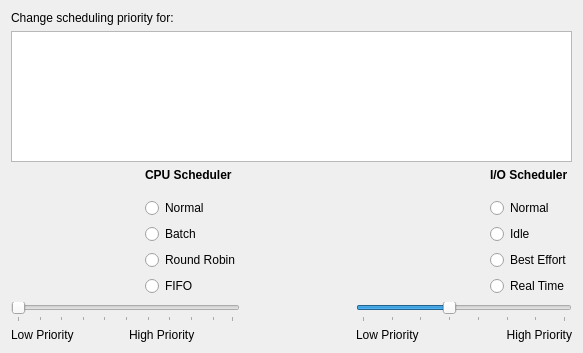
<ui version="4.0" >
 <class>ReniceDlgUi</class>
 <widget class="QWidget" name="ReniceDlgUi" >
  <property name="geometry" >
   <rect>
    <x>0</x>
    <y>0</y>
    <width>583</width>
    <height>353</height>
   </rect>
  </property>
  <layout class="QVBoxLayout" >
   <item>
    <widget class="QLabel" name="lblMessage1" >
     <property name="text" >
      <string>Change scheduling priority for:</string>
     </property>
     <property name="alignment" >
      <set>Qt::AlignVCenter</set>
     </property>
     <property name="wordWrap" >
      <bool>true</bool>
     </property>
    </widget>
   </item>
   <item>
    <widget class="QListWidget" name="listWidget" >
     <property name="sizePolicy" >
      <sizepolicy vsizetype="Preferred" hsizetype="Preferred" >
       <horstretch>0</horstretch>
       <verstretch>1</verstretch>
      </sizepolicy>
     </property>
     <property name="contextMenuPolicy" >
      <enum>Qt::NoContextMenu</enum>
     </property>
     <property name="selectionMode" >
      <enum>QAbstractItemView::NoSelection</enum>
     </property>
     <property name="uniformItemSizes" >
      <bool>true</bool>
     </property>
    </widget>
   </item>
   <item>
    <layout class="QGridLayout" >
     <item row="0" column="0" >
      <widget class="QLabel" name="imgCPU" >
       <property name="minimumSize" >
        <size>
         <width>128</width>
         <height>128</height>
        </size>
       </property>
       <property name="maximumSize" >
        <size>
         <width>128</width>
         <height>128</height>
        </size>
       </property>
       <property name="text" >
        <string/>
       </property>
       <property name="textFormat" >
        <enum>Qt::AutoText</enum>
       </property>
       <property name="pixmap" >
        <pixmap/>
       </property>
      </widget>
     </item>
     <item row="0" column="1" >
      <layout class="QVBoxLayout" >
       <item>
        <widget class="QLabel" name="label" >
         <property name="font" >
          <font>
           <weight>75</weight>
           <bold>true</bold>
          </font>
         </property>
         <property name="text" >
          <string>CPU Scheduler</string>
         </property>
         <property name="alignment" >
          <set>Qt::AlignLeading|Qt::AlignLeft|Qt::AlignTop</set>
         </property>
        </widget>
       </item>
       <item>
        <widget class="QRadioButton" name="radioNormal" >
         <property name="toolTip" >
          <string>&lt;html>&lt;head>&lt;meta name="qrichtext" content="1" />&lt;style type="text/css">
p, li { white-space: pre-wrap; }
&lt;/style>&lt;/head>&lt;body style=" font-family:'Sans Serif'; font-size:9pt; font-weight:400; font-style:normal;">
&lt;p style=" margin-top:0px; margin-bottom:0px; margin-left:0px; margin-right:0px; -qt-block-indent:0; text-indent:0px;">The standard time-sharing scheduler for processes without special requirements.&lt;/p>&lt;/body>&lt;/html></string>
         </property>
         <property name="whatsThis" >
          <string>&lt;html>&lt;head>&lt;meta name="qrichtext" content="1" />&lt;style type="text/css">
p, li { white-space: pre-wrap; }
&lt;/style>&lt;/head>&lt;body style=" font-family:'Sans Serif'; font-size:9pt; font-weight:400; font-style:normal;">
&lt;p style=" margin-top:0px; margin-bottom:0px; margin-left:0px; margin-right:0px; -qt-block-indent:0; text-indent:0px;">&lt;span style=" font-weight:600;">Normal Scheduling: Default Linux time-sharing  (Other)&lt;/span>&lt;/p>
&lt;p style=" margin-top:0px; margin-bottom:0px; margin-left:0px; margin-right:0px; -qt-block-indent:0; text-indent:0px; font-weight:600;">Normal&lt;span style=" font-weight:400;"> is the standard Linux time-sharing scheduler that is intended for all processes that do not  require special static priority real-time mechanisms. The process to run is chosen from the list of other&lt;/span> Normal&lt;span style=" font-weight:400;"> or &lt;/span>Batch&lt;span style=" font-weight:400;"> processes based on a dynamic priority that is determined only inside this list. The dynamic priority is based on the priority level given and increased for each time-quantum the process is ready to run, but denied to run by the scheduler. This ensures fair progress among all Normal processes.&lt;/span>&lt;/p>&lt;/body>&lt;/html></string>
         </property>
         <property name="text" >
          <string>Normal</string>
         </property>
        </widget>
       </item>
       <item>
        <widget class="QRadioButton" name="radioBatch" >
         <property name="toolTip" >
          <string>&lt;html>&lt;head>&lt;meta name="qrichtext" content="1" />&lt;style type="text/css">
p, li { white-space: pre-wrap; }
&lt;/style>&lt;/head>&lt;body style=" font-family:'Sans Serif'; font-size:9pt; font-weight:400; font-style:normal;">
&lt;p style=" margin-top:0px; margin-bottom:0px; margin-left:0px; margin-right:0px; -qt-block-indent:0; text-indent:0px;">For CPU-intensive non-interactive processes.  Process is mildly disfavored in scheduling decisions.&lt;/p>&lt;/body>&lt;/html></string>
         </property>
         <property name="whatsThis" >
          <string>&lt;html>&lt;head>&lt;meta name="qrichtext" content="1" />&lt;style type="text/css">
p, li { white-space: pre-wrap; }
&lt;/style>&lt;/head>&lt;body style=" font-family:'Sans Serif'; font-size:9pt; font-weight:400; font-style:normal;">
&lt;p style=" margin-top:0px; margin-bottom:0px; margin-left:0px; margin-right:0px; -qt-block-indent:0; text-indent:0px;">&lt;span style=" font-weight:600;">Batch Scheduling&lt;/span>&lt;/p>
&lt;p style=" margin-top:0px; margin-bottom:0px; margin-left:0px; margin-right:0px; -qt-block-indent:0; text-indent:0px; font-weight:600;">&lt;span style=" font-weight:400; font-style:italic;">(Since Linux 2.6.16.)&lt;/span>&lt;span style=" font-weight:400;"> This policy is similar to &lt;/span>Normal&lt;span style=" font-weight:400;">, except that this policy will cause the scheduler to always assume that the process is CPU-intensive.  Consequently, the scheduler will apply a small scheduling penalty so that this process is mildly disfavored in scheduling decisions. This policy is useful for workloads that are non-interactive, but do not want to lower their nice value, and for workloads that want a deterministic scheduling policy without interactivity causing extra preemptions (between the workload's tasks).&lt;/span>&lt;/p>&lt;/body>&lt;/html></string>
         </property>
         <property name="text" >
          <string>Batch</string>
         </property>
        </widget>
       </item>
       <item>
        <widget class="QRadioButton" name="radioRR" >
         <property name="toolTip" >
          <string>&lt;html>&lt;head>&lt;meta name="qrichtext" content="1" />&lt;style type="text/css">
p, li { white-space: pre-wrap; }
&lt;/style>&lt;/head>&lt;body style=" font-family:'Sans Serif'; font-size:9pt; font-weight:400; font-style:normal;">
&lt;p style=" margin-top:0px; margin-bottom:0px; margin-left:0px; margin-right:0px; -qt-block-indent:0; text-indent:0px;">Process will run whenever runnable.  Higher priority than Normal or Batch.  Has Timeslicing.&lt;/p>&lt;/body>&lt;/html></string>
         </property>
         <property name="whatsThis" >
          <string>&lt;html>&lt;head>&lt;meta name="qrichtext" content="1" />&lt;style type="text/css">
p, li { white-space: pre-wrap; }
&lt;/style>&lt;/head>&lt;body style=" font-family:'Sans Serif'; font-size:9pt; font-weight:400; font-style:normal;">
&lt;p style=" margin-top:0px; margin-bottom:0px; margin-left:0px; margin-right:0px; -qt-block-indent:0; text-indent:0px;">&lt;span style=" font-weight:600;">Round Robin Scheduling&lt;/span>&lt;/p>
&lt;p style=" margin-top:0px; margin-bottom:0px; margin-left:0px; margin-right:0px; -qt-block-indent:0; text-indent:0px;">&lt;span style=" font-weight:600;">Round Robin&lt;/span> is a simple enhancement of &lt;span style=" font-weight:600;">FIFO&lt;/span>.  Everything described below for &lt;span style=" font-weight:600;">FIFO&lt;/span> also applies to &lt;span style=" font-weight:600;">Round Robin&lt;/span>, except that each process is only allowed to run for a maximum time quantum.&lt;/p>&lt;/body>&lt;/html></string>
         </property>
         <property name="text" >
          <string>Round Robin</string>
         </property>
        </widget>
       </item>
       <item>
        <widget class="QRadioButton" name="radioFIFO" >
         <property name="toolTip" >
          <string>&lt;html>&lt;head>&lt;meta name="qrichtext" content="1" />&lt;style type="text/css">
p, li { white-space: pre-wrap; }
&lt;/style>&lt;/head>&lt;body style=" font-family:'Sans Serif'; font-size:9pt; font-weight:400; font-style:normal;">
&lt;p style=" margin-top:0px; margin-bottom:0px; margin-left:0px; margin-right:0px; -qt-block-indent:0; text-indent:0px;">Process will run whenever runnable.  Higher priority that Normal or Batch.  No timeslicing.&lt;/p>&lt;/body>&lt;/html></string>
         </property>
         <property name="whatsThis" >
          <string>&lt;html>&lt;head>&lt;meta name="qrichtext" content="1" />&lt;style type="text/css">
p, li { white-space: pre-wrap; }
&lt;/style>&lt;/head>&lt;body style=" font-family:'Sans Serif'; font-size:9pt; font-weight:400; font-style:normal;">
&lt;p style=" margin-top:0px; margin-bottom:0px; margin-left:0px; margin-right:0px; -qt-block-indent:0; text-indent:0px;">&lt;span style=" font-weight:600;">First In-First Out Scheduling&lt;/span>&lt;/p>
&lt;p style=" margin-top:0px; margin-bottom:0px; margin-left:0px; margin-right:0px; -qt-block-indent:0; text-indent:0px;">When  a  &lt;span style=" font-weight:600;">FIFO&lt;/span> process  becomes  runnable,  it  will always immediately preempt any currently running &lt;span style=" font-weight:600;">Normal&lt;/span> or &lt;span style=" font-weight:600;">Batch&lt;/span> process.&lt;/p>&lt;/body>&lt;/html></string>
         </property>
         <property name="text" >
          <string>FIFO</string>
         </property>
        </widget>
       </item>
      </layout>
     </item>
     <item row="0" column="2" >
      <spacer>
       <property name="orientation" >
        <enum>Qt::Horizontal</enum>
       </property>
       <property name="sizeType" >
        <enum>QSizePolicy::MinimumExpanding</enum>
       </property>
       <property name="sizeHint" >
        <size>
         <width>40</width>
         <height>20</height>
        </size>
       </property>
      </spacer>
     </item>
     <item row="0" column="3" >
      <widget class="QLabel" name="imgIO" >
       <property name="minimumSize" >
        <size>
         <width>128</width>
         <height>128</height>
        </size>
       </property>
       <property name="maximumSize" >
        <size>
         <width>128</width>
         <height>128</height>
        </size>
       </property>
       <property name="text" >
        <string/>
       </property>
       <property name="pixmap" >
        <pixmap/>
       </property>
      </widget>
     </item>
     <item row="0" column="4" >
      <layout class="QVBoxLayout" >
       <item>
        <widget class="QLabel" name="label_3" >
         <property name="maximumSize" >
          <size>
           <width>16777215</width>
           <height>26</height>
          </size>
         </property>
         <property name="font" >
          <font>
           <weight>75</weight>
           <bold>true</bold>
          </font>
         </property>
         <property name="text" >
          <string>I/O Scheduler</string>
         </property>
         <property name="alignment" >
          <set>Qt::AlignLeading|Qt::AlignLeft|Qt::AlignTop</set>
         </property>
        </widget>
       </item>
       <item>
        <widget class="QRadioButton" name="radioIONormal" >
         <property name="toolTip" >
          <string>&lt;html>&lt;head>&lt;meta name="qrichtext" content="1" />&lt;style type="text/css">
p, li { white-space: pre-wrap; }
&lt;/style>&lt;/head>&lt;body style=" font-family:'Sans Serif'; font-size:9pt; font-weight:400; font-style:normal;">
&lt;p style=" margin-top:0px; margin-bottom:0px; margin-left:0px; margin-right:0px; -qt-block-indent:0; text-indent:0px;">Processes priority is based on the CPU priority&lt;/p>&lt;/body>&lt;/html></string>
         </property>
         <property name="whatsThis" >
          <string>&lt;html>&lt;head>&lt;meta name="qrichtext" content="1" />&lt;style type="text/css">
p, li { white-space: pre-wrap; }
&lt;/style>&lt;/head>&lt;body style=" font-family:'Sans Serif'; font-size:9pt; font-weight:400; font-style:normal;">
&lt;p style=" margin-top:0px; margin-bottom:0px; margin-left:0px; margin-right:0px; -qt-block-indent:0; text-indent:0px;">&lt;span style=" font-weight:600;">Normal Scheduling&lt;/span>&lt;/p>
&lt;p style=" margin-top:0px; margin-bottom:0px; margin-left:0px; margin-right:0px; -qt-block-indent:0; text-indent:0px;">This is the same as &lt;span style=" font-weight:600;">Best Effort&lt;/span> scheduling, except that the priority is calculated automatically based on the CPU priority.  Processes with a higher priority will take priority for access to the hard disk.  Programs running at the same &lt;span style=" font-weight:600;">Best Effort/Normal&lt;/span> priority are served in a &lt;span style=" font-weight:600;">Round Robin&lt;/span> fashion.&lt;/p>&lt;/body>&lt;/html></string>
         </property>
         <property name="text" >
          <string>Normal</string>
         </property>
        </widget>
       </item>
       <item>
        <widget class="QRadioButton" name="radioIdle" >
         <property name="toolTip" >
          <string>&lt;html>&lt;head>&lt;meta name="qrichtext" content="1" />&lt;style type="text/css">
p, li { white-space: pre-wrap; }
&lt;/style>&lt;/head>&lt;body style=" font-family:'Sans Serif'; font-size:9pt; font-weight:400; font-style:normal;">
&lt;p style=" margin-top:0px; margin-bottom:0px; margin-left:0px; margin-right:0px; -qt-block-indent:0; text-indent:0px;">Process can only use the hard disk when no other process has used it very recently.&lt;/p>&lt;/body>&lt;/html></string>
         </property>
         <property name="whatsThis" >
          <string>&lt;html>&lt;head>&lt;meta name="qrichtext" content="1" />&lt;style type="text/css">
p, li { white-space: pre-wrap; }
&lt;/style>&lt;/head>&lt;body style=" font-family:'Sans Serif'; font-size:9pt; font-weight:400; font-style:normal;">
&lt;p style=" margin-top:0px; margin-bottom:0px; margin-left:0px; margin-right:0px; -qt-block-indent:0; text-indent:0px;">&lt;span style=" font-weight:600;">Idle Scheduling&lt;/span>&lt;/p>
&lt;p style=" margin-top:0px; margin-bottom:0px; margin-left:0px; margin-right:0px; -qt-block-indent:0; text-indent:0px;">A  program running with &lt;span style=" font-weight:600;">Idle&lt;/span> I/O priority will only get disk time when no other program has asked for disk I/O for a defined grace period. The impact of &lt;span style=" font-weight:600;">Idle&lt;/span> I/O processes on normal system activity should be zero. Priority is not applicable to this scheduling class.&lt;/p>&lt;/body>&lt;/html></string>
         </property>
         <property name="text" >
          <string>Idle</string>
         </property>
        </widget>
       </item>
       <item>
        <widget class="QRadioButton" name="radioBestEffort" >
         <property name="toolTip" >
          <string>&lt;html>&lt;head>&lt;meta name="qrichtext" content="1" />&lt;style type="text/css">
p, li { white-space: pre-wrap; }
&lt;/style>&lt;/head>&lt;body style=" font-family:'Sans Serif'; font-size:9pt; font-weight:400; font-style:normal;">
&lt;p style=" margin-top:0px; margin-bottom:0px; margin-left:0px; margin-right:0px; -qt-block-indent:0; text-indent:0px;">Process is given higher priority to access the hard disk than Normal.&lt;/p>&lt;/body>&lt;/html></string>
         </property>
         <property name="whatsThis" >
          <string>&lt;html>&lt;head>&lt;meta name="qrichtext" content="1" />&lt;style type="text/css">
p, li { white-space: pre-wrap; }
&lt;/style>&lt;/head>&lt;body style=" font-family:'Sans Serif'; font-size:9pt; font-weight:400; font-style:normal;">
&lt;p style=" margin-top:0px; margin-bottom:0px; margin-left:0px; margin-right:0px; -qt-block-indent:0; text-indent:0px;">&lt;span style=" font-weight:600;">Best Effort Scheduling&lt;/span>&lt;/p>
&lt;p style=" margin-top:0px; margin-bottom:0px; margin-left:0px; margin-right:0px; -qt-block-indent:0; text-indent:0px;">Processes with a higher priority will take priority for access to the hard disk.  Programs running at the same &lt;span style=" font-weight:600;">Best Effort/Normal&lt;/span> priority are served in a &lt;span style=" font-weight:600;">Round Robin&lt;/span> fashion.&lt;/p>&lt;/body>&lt;/html></string>
         </property>
         <property name="text" >
          <string>Best Effort</string>
         </property>
        </widget>
       </item>
       <item>
        <widget class="QRadioButton" name="radioRealTime" >
         <property name="toolTip" >
          <string>&lt;html>&lt;head>&lt;meta name="qrichtext" content="1" />&lt;style type="text/css">
p, li { white-space: pre-wrap; }
&lt;/style>&lt;/head>&lt;body style=" font-family:'Sans Serif'; font-size:9pt; font-weight:400; font-style:normal;">
&lt;p style=" margin-top:0px; margin-bottom:0px; margin-left:0px; margin-right:0px; -qt-block-indent:0; text-indent:0px;">Process gets immediate access to the hard disk whenever needed, regardless of what else is going on.&lt;/p>&lt;/body>&lt;/html></string>
         </property>
         <property name="whatsThis" >
          <string>&lt;html>&lt;head>&lt;meta name="qrichtext" content="1" />&lt;style type="text/css">
p, li { white-space: pre-wrap; }
&lt;/style>&lt;/head>&lt;body style=" font-family:'Sans Serif'; font-size:9pt; font-weight:400; font-style:normal;">
&lt;p style=" margin-top:0px; margin-bottom:0px; margin-left:0px; margin-right:0px; -qt-block-indent:0; text-indent:0px;">&lt;span style=" font-weight:600;">Real Time Scheduling&lt;/span>&lt;/p>
&lt;p style=" margin-top:0px; margin-bottom:0px; margin-left:0px; margin-right:0px; -qt-block-indent:0; text-indent:0px;">The &lt;span style=" font-weight:600;">Real Time&lt;/span> scheduling class is given first access to the disk, regardless of what else is going on in the system. Thus the &lt;span style=" font-weight:600;">Real Time&lt;/span> class needs to be used with some care,  as  it  can  starve other processes. As with the &lt;span style=" font-weight:600;">Best Effort&lt;/span> class, 8 priority levels are defined denoting how big a time slice a given process will receive on each scheduling window&lt;/p>&lt;/body>&lt;/html></string>
         </property>
         <property name="text" >
          <string>Real Time</string>
         </property>
        </widget>
       </item>
      </layout>
     </item>
     <item row="1" column="0" colspan="2" >
      <layout class="QGridLayout" >
       <item row="0" column="0" colspan="2" >
        <widget class="QSlider" name="sliderCPU" >
         <property name="orientation" >
          <enum>Qt::Horizontal</enum>
         </property>
         <property name="tickPosition" >
          <enum>QSlider::TicksBelow</enum>
         </property>
        </widget>
       </item>
       <item row="1" column="0" >
        <widget class="QLabel" name="lblCpuLow" >
         <property name="text" >
          <string>Low Priority</string>
         </property>
        </widget>
       </item>
       <item row="1" column="1" >
        <widget class="QLabel" name="lblCpuHigh" >
         <property name="layoutDirection" >
          <enum>Qt::RightToLeft</enum>
         </property>
         <property name="text" >
          <string>High Priority</string>
         </property>
        </widget>
       </item>
      </layout>
     </item>
     <item row="1" column="2" >
      <spacer>
       <property name="orientation" >
        <enum>Qt::Horizontal</enum>
       </property>
       <property name="sizeType" >
        <enum>QSizePolicy::MinimumExpanding</enum>
       </property>
       <property name="sizeHint" >
        <size>
         <width>40</width>
         <height>20</height>
        </size>
       </property>
      </spacer>
     </item>
     <item row="1" column="3" colspan="2" >
      <layout class="QGridLayout" >
       <item row="0" column="0" colspan="2" >
        <widget class="QSlider" name="sliderIO" >
         <property name="maximum" >
          <number>7</number>
         </property>
         <property name="pageStep" >
          <number>1</number>
         </property>
         <property name="value" >
          <number>3</number>
         </property>
         <property name="sliderPosition" >
          <number>3</number>
         </property>
         <property name="orientation" >
          <enum>Qt::Horizontal</enum>
         </property>
         <property name="tickPosition" >
          <enum>QSlider::TicksBelow</enum>
         </property>
         <property name="tickInterval" >
          <number>1</number>
         </property>
        </widget>
       </item>
       <item row="1" column="0" >
        <widget class="QLabel" name="lblIOLow" >
         <property name="text" >
          <string>Low Priority</string>
         </property>
        </widget>
       </item>
       <item row="1" column="1" >
        <widget class="QLabel" name="lblIOHigh" >
         <property name="text" >
          <string>High Priority</string>
         </property>
         <property name="alignment" >
          <set>Qt::AlignRight|Qt::AlignTrailing|Qt::AlignVCenter</set>
         </property>
        </widget>
       </item>
      </layout>
     </item>
    </layout>
   </item>
  </layout>
 </widget>
 <layoutdefault spacing="6" margin="11" />
 <tabstops>
  <tabstop>listWidget</tabstop>
 </tabstops>
 <resources/>
 <connections/>
</ui>
